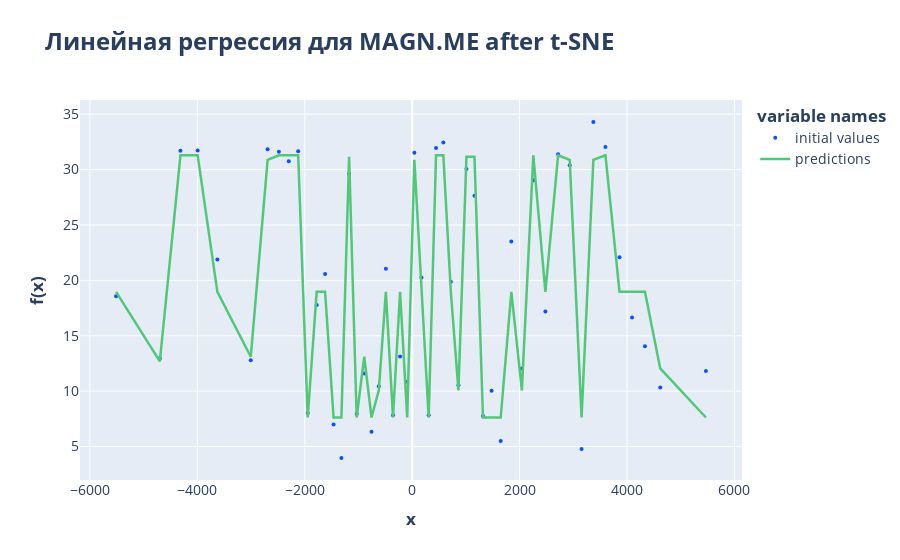

This figure's notebook cell:
### Code cell
df = download_data('MAGN.ME')
x_th = torch.tensor(df[['Total-Score', 'E-Score', 'S-Score', 'G-Score']].values)
y_th = torch.tensor(df['Adj Close'].values)
model = LinearRegression().fit(x_th, y_th)
y_th_pred = model(x_th)
r2_nueramic(y_th, y_th_pred)

gen_regression_plot(x_th, y_th, model, title='Линейная регрессия для MAGN.ME')
